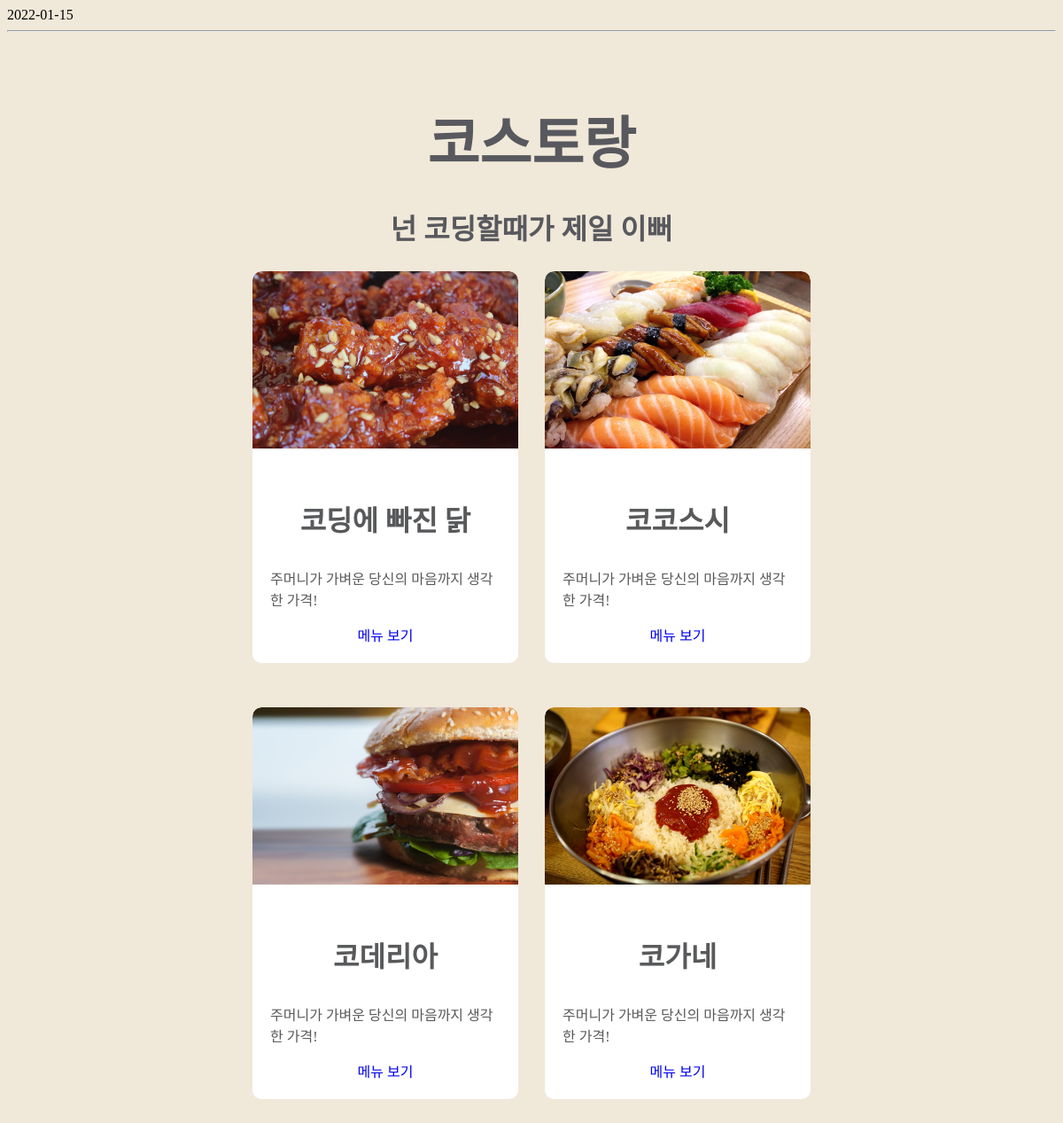
Page /foods/menus/ on the committed database.
### foods/models.py (models this page shows, shortened)
class Menu(models.Model):
    name = models.CharField(max_length = 50)
    description = models.CharField(max_length = 100)
    price = models.IntegerField()
    img_path = models.CharField(max_length = 255)

### foods/views.py (the view)
# urls.py: path('menus/', views.index),
def index(request):
    context = dict()
    today = str(datetime.today().date())
    context['date'] = today
    menus = Menu.objects.all()
    context['menus'] = menus
    return render(request, 'foods/index.html', context = context)

### foods/templates/foods/index.html
{% extends './base.html' %}
{% load static %}
{% block date-block %}
    <div>{{ date }}</div>
{% endblock date-block %}
{% block food %}
    {% for menu in menus %}
        <div class="food">
        <img src= {% get_static_prefix %}{{ menu.img_path }} width="300px" height="200px" />
        <div class="info">
            <h3>{{ menu.name }}</h3>
            <P>{{ menu.description }}</p>
            <a href={{menu.id}} >메뉴 보기</a>
        </div>
        </div>
    {% endfor %}
{% endblock food %}

### foods/templates/foods/base.html (shortened to what this page needs)
{% load static %}
<!DOCTYPE html>
<html>
<head>
  <link rel="stylesheet" href={% static 'foods/css/styles.css' %} >
</head>
<body>
  {% block date-block %}
  {% endblock date-block %}
  <hr/>
  <h1>코스토랑</h1>
  <h2>넌 코딩할때가 제일 이뻐</h2>
  <div class="food-container">
    {% block food %}
    {% endblock food %}
  </div>
</body>
</html>

### foods/static/foods/css/styles.css (style rules this page uses)
* { box-sizing: border-box; }
body { background-color : #f0e8d9; }
h1 { text-align: center; font-size:64px; color: #58595e; margin-top: 75px; margin-bottom: 30px; font-family: Jua; }
h2 { text-align: center; font-size:32px; color: #58595e; font-family: Jua; }
.food-container { width:660px; margin-left: auto; margin-right: auto; }
.food { background-color : white; width: 300px; margin-left: auto; margin-right: auto; border-radius: 10px; overflow: hidden; margin-bottom: 50px; float: left; margin-left: 15px; margin-right: 15px; }
.food h3 { color: #58595b; font-size: 32px; font-family: Jua; }
.food p { color: #58595b; font-size: 16px; font-family: Jua; text-align: left; }
.food a { color: #0000ee; font-size: 16px; font-family: Jua; text-decoration: none; }
.food .info { padding: 20px; text-align: center; }
.food img { border-top-left-radius: 10px; border-top-right-radius: 10px; }

### rows in the picture
Menu: img_path (picture), name "코딩에 빠진 닭", description "주머니가 가벼운 당신의 마음까지 생각한 가격!"
Menu: img_path (picture), name "코코스시", description "주머니가 가벼운 당신의 마음까지 생각한 가격!"
Menu: img_path (picture), name "코데리아", description "주머니가 가벼운 당신의 마음까지 생각한 가격!"
Menu: img_path (picture), name "코가네", description "주머니가 가벼운 당신의 마음까지 생각한 가격!"

### other values in the picture
{{ date }} "2022-01-15"
